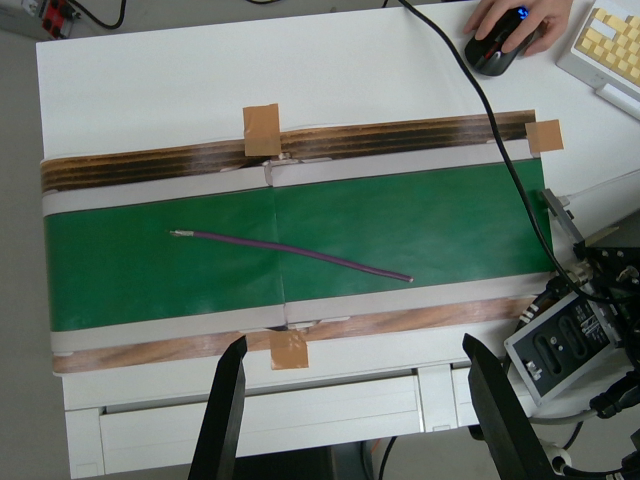
#> input picture src/mz07_demo/sample_data/bgr_0000.png, 640 x 480 px; its folder holds only this picture in this run
$ python tool_see_mask.py
#> lines starting #> are read from the running program, lines starting #| are printed output that depends on the picture
"""
see_mask.py

sample_data/ 内のバイナリマスクとオリジナル画像を並べて表示する。

─── キー操作 ─────────────────────────────────────────────────────────────────
  right arrow  次のサンプルへ
  left arrow   前のサンプルへ
  ESC          終了

─── 実行 ─────────────────────────────────────────────────────────────────────
  cd src/mz07_demo && python see_mask.py
"""

from pathlib import Path

import cv2
import numpy as np


ROOT: Path       = Path(__file__).resolve().parent
SAMPLE_DIR: Path = ROOT / "sample_data"
MASK_DIR: Path   = SAMPLE_DIR / "masks"

# cv2.waitKeyEx が返す矢印キーのコード
# Linux と Windows で異なるため両方に対応する
KEY_RIGHT_LINUX:   int = 65363
KEY_LEFT_LINUX:    int = 65361
KEY_RIGHT_WINDOWS: int = 2555904
KEY_LEFT_WINDOWS:  int = 2424832
KEY_ESC:           int = 27


def load_pairs() -> list[tuple[Path, Path]]:
    """マスクが存在する (bgr_path, mask_path) ペアを返す。"""
    pairs: list[tuple[Path, Path]] = []
    img_path: Path
    for img_path in sorted(SAMPLE_DIR.glob("bgr_*.png")):
        mask_path: Path = MASK_DIR / img_path.name
        if mask_path.exists():
            pairs.append((img_path, mask_path))
    return pairs


def show(idx: int, pairs: list[tuple[Path, Path]]) -> None:
    """idx 番目の BGR 画像とマスクを cv2.imshow で表示する。"""
#> called with idx = 0
    img_path: Path
    mask_path: Path
    img_path, mask_path = pairs[idx]

    bgr: np.ndarray  = cv2.imread(str(img_path))
#> bgr is the input picture: shape (480, 640, 3); mean B, G, R 108.6, 117, 105.2
    mask: np.ndarray = cv2.imread(str(mask_path), cv2.IMREAD_UNCHANGED)

    # マスク: 0/1 を 0/255 に変換して白黒で表示
    mask_vis: np.ndarray = mask * 255
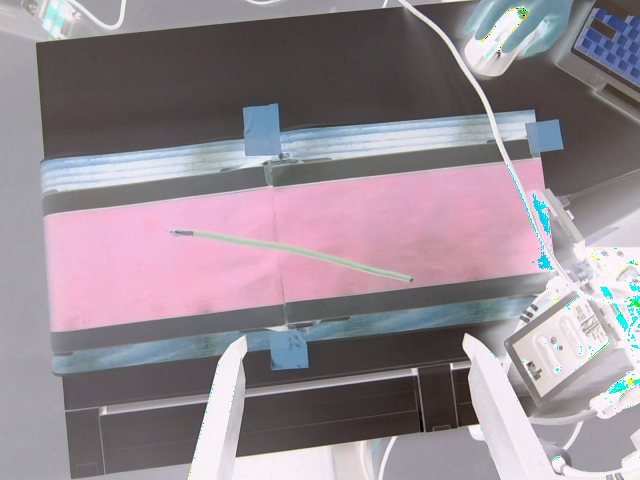
#> mask_vis: shape (480, 640, 3); mean B, G, R 147.2, 139, 149.6

    title: str = f"[{idx + 1}/{len(pairs)}] {img_path.name}"
    cv2.imshow("original", bgr)
    cv2.imshow("mask (white=cable)", mask_vis)

    # ウィンドウタイトルにインデックスを反映するため一度作り直す
    cv2.setWindowTitle("original", f"original  {title}")
    cv2.setWindowTitle("mask (white=cable)", f"mask  {title}")


def main() -> None:
    """マスクビューアのエントリポイント。"""
    pairs: list[tuple[Path, Path]] = load_pairs()
    if not pairs:
        print("[ERROR] no samples found")
        return

    print(f"{len(pairs)} samples loaded")
    print("left/right arrow: navigate  ESC: quit")

    idx: int = 0
    show(idx, pairs)

    while True:
        # waitKeyEx は通常の waitKey より大きいコードを返し、矢印キーを識別できる
        key: int = cv2.waitKeyEx(0)
#> (key Esc is pressed here)

        if key == KEY_ESC:
            break
        elif key in (KEY_RIGHT_LINUX, KEY_RIGHT_WINDOWS):
            idx = (idx + 1) % len(pairs)
            show(idx, pairs)
        elif key in (KEY_LEFT_LINUX, KEY_LEFT_WINDOWS):
            idx = (idx - 1) % len(pairs)
            show(idx, pairs)

    cv2.destroyAllWindows()
    print("done.")


if __name__ == "__main__":
    main()

$ run again, on src/mz07_demo/sample_data/bgr_0004.png
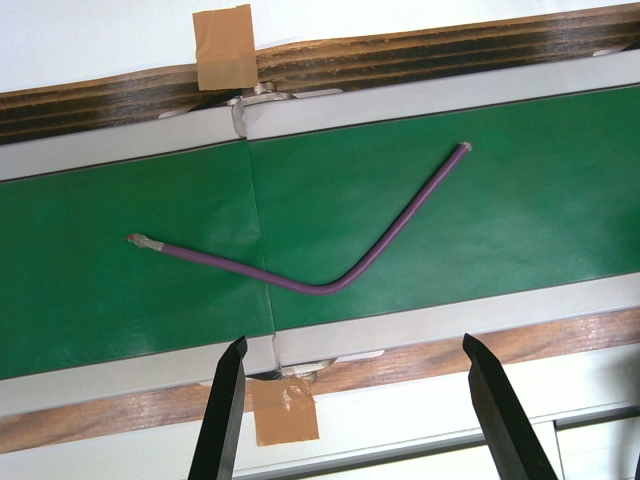
#> input picture src/mz07_demo/sample_data/bgr_0004.png, 640 x 480 px
#> in show, bgr is the input picture: shape (480, 640, 3); mean B, G, R 122.4, 136.8, 115.1
#> in show, `mask_vis: np.ndarray = mask * 255`:
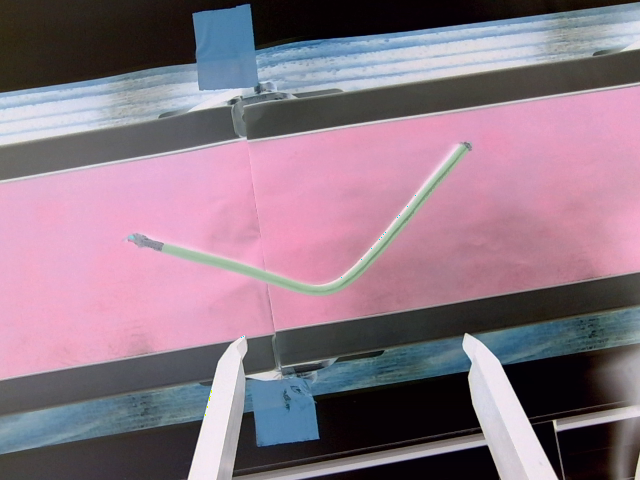
#> mask_vis: shape (480, 640, 3); mean B, G, R 133.6, 119.2, 140.8

$ run again, on src/mz07_demo/sample_data/bgr_0001.png
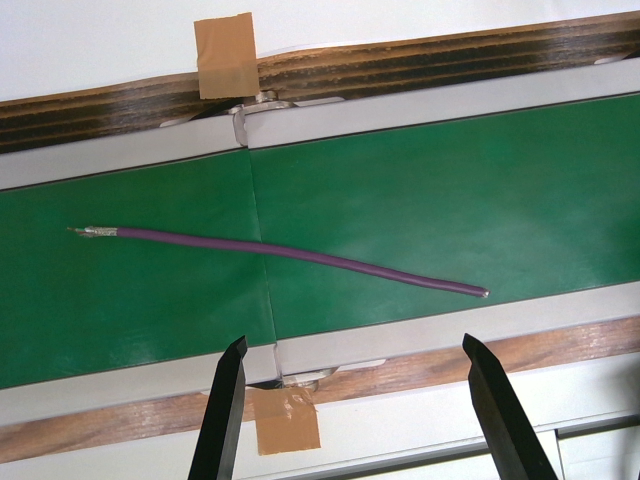
#> input picture src/mz07_demo/sample_data/bgr_0001.png, 640 x 480 px
#> in show, bgr is the input picture: shape (480, 640, 3); mean B, G, R 116.8, 130, 112.1
#> in show, `mask_vis: np.ndarray = mask * 255`:
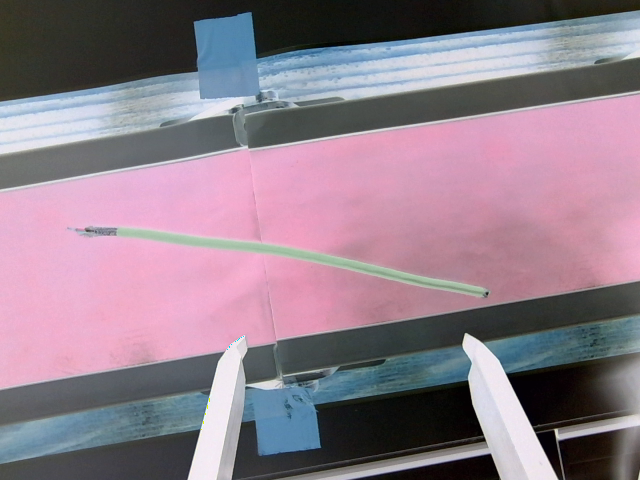
#> mask_vis: shape (480, 640, 3); mean B, G, R 139.2, 126, 143.9
